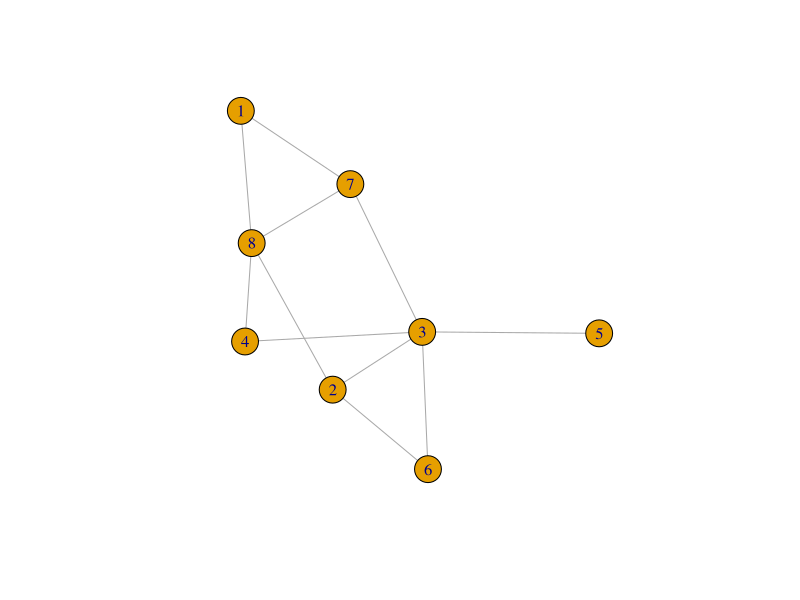

Write R code to recreate this figure.
## ---- chunk 1
 library(igraph)
 set.seed(345)
 g <- sample_gnp(8, 0.5)
## ---- chunk 2
#| echo: false
 plot(g)
## ---- chunk 3
    nsp <- function(w) {
    n <- vcount(w)
    S <- matrix(1, n, n)
    for (i in 1:n) {
    for (j in i:n) { #looping through upper triangle
    if (j %in% neighbors(w, i) == FALSE) {S[i, j] <- length(all_shortest_paths(w, i, j)$vpaths)}
    }
    }
    S[lower.tri(S)] <- t(S)[lower.tri(S)] #copying upper triangle into lower triangle
    return(S)
    }
## ---- chunk 4
 cube <- function(w) {
 n <- vcount(w)
 c <- array(rep(n^3, 0), c(n, n, n))
 S <- nsp(w)
 for (b in 1:n) {
 for (s in 1:n) {
 for (r in 1:n) {
 if (s != r & r %in% neighbors(w, s) == FALSE) {
 p.sr <- all_shortest_paths(w, s, r)$vpaths
 b.sr <- lapply(p.sr, function(x) {x[-c(1, length(x))]}) 
 c[s, r, b] <- sum(as.numeric(sapply(b.sr, function(x) {b %in% x})))
 c[s, r, b] <- c[s, r, b]/S[s, r]
 }
 }
 }
 }
 c[is.na(c)] <- 0
 return(c)
 }
## ---- chunk 5
 srb <- cube(g)
 round(srb[, , 2], 2)
## ---- chunk 6
 d.3 <- rowSums(srb[ , , 3])
 names(d.3) <- 1:vcount(g)
 d.3
## ---- chunk 7
 sum(srb[1, 6, ])
## ---- chunk 8
 distances(g)[1, 6] - 1
## ---- chunk 9
 srb[, , 3]
## ---- chunk 10
 sum(srb[, , 3])/2
 betweenness(g)[3]
## ---- chunk 11
 b.cube <- round(colSums(srb, dims = 2)/2, 2)
 b.igraph <- round(betweenness(g), 2)
 names(b.cube) <- 1:vcount(g)
 names(b.igraph) <- 1:vcount(g)
 b.cube
 b.igraph
## ---- chunk 12
 dep.ij <- function(c) {
 n <- nrow(c)
 dep.ij <- rowSums(c[, , 1])
 for (i in 2:n) {
 dep.ij <- cbind(dep.ij, rowSums(c[, , i]))
 
 }
 rownames(dep.ij) <- 1:n
 colnames(dep.ij) <- 1:n
 return(dep.ij)
 }
## ---- chunk 13
 library(kableExtra)
 kbl(round(dep.ij(srb), 2), 
 format = "html", align = "c", row.names = TRUE,
 caption = "Dependence Matrix.") %>% 
 column_spec(1, bold = TRUE) %>%
 kable_styling(bootstrap_options = c("hover", "condensed", "responsive"))
## ---- chunk 14
 round(colSums(dep.ij(srb))/2, 2)
## ---- chunk 15
 c.c <- rowSums(distances(g))
 c.d <- rowSums(dep.ij(srb)) + (vcount(g) - 1)
 names(c.c) <- 1:vcount(g)
 names(c.d) <- 1:vcount(g)
 round(1/c.c, 3)
 round(1/c.d, 3)
## ---- chunk 16
 round(srb[3, , ], 2)
## ---- chunk 17
 sum(srb[3, , ]) + (vcount(g) - 1)
 sum(distances(g)[3, ])
## ---- chunk 18
 c <- 0
 n <- vcount(g)
 for (i in 1:n) {
 c[i] <- 1/(sum(srb[i, , ]) + (n - 1))
 }
 round(c, 3)
## ---- chunk 19
 round(closeness(g), 3)
